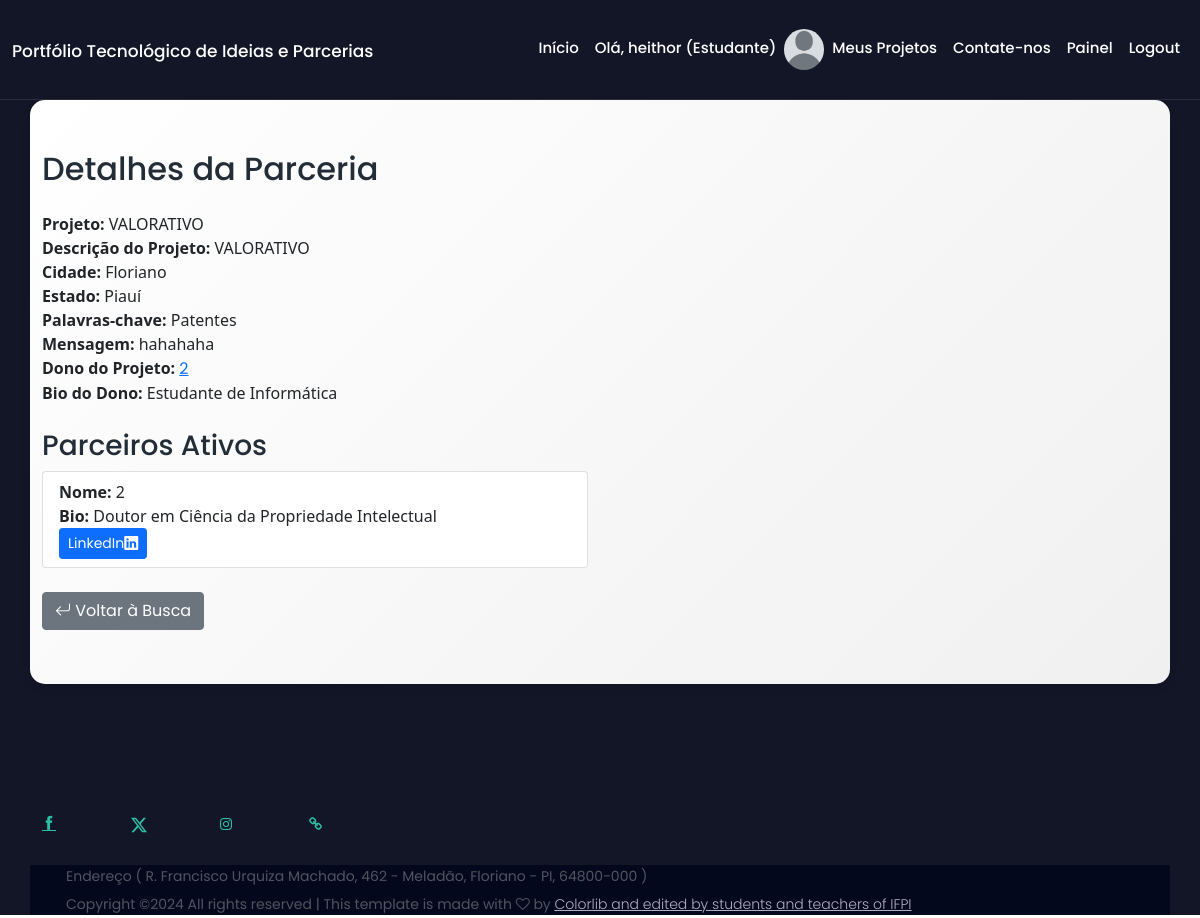
The app's page /detalhes-parceria/1/ (signed in) with its own data.
### cadastro/models.py (models this page shows, shortened)
class UserProfile(models.Model):
    USER_TYPES = (
        ('pesquisador', 'Pesquisador'),
        ('estudante', 'Estudante'),
        ('empresa', 'Empresa'),
        ('instituicao', 'Instituição'),
    )
    user = models.OneToOneField(User, on_delete=models.CASCADE)
    nome = models.CharField(max_length=300)
    user_type = models.CharField(max_length=50, choices=USER_TYPES)
    bio = models.TextField(null=True, blank=True)
    institution_name = models.CharField(max_length=255, null=True, blank=True)
    website = models.URLField(null=True, blank=True)
    linkedin = models.URLField(null=True, blank=True)
    avatar = models.ImageField(upload_to='avatars/', blank=True, null=True)

class PartnershipRequest(models.Model):
    project = models.ForeignKey(Project, on_delete=models.CASCADE, related_name='partnership_requests')
    message = models.TextField()  # Mensagem enviada pelo solicitante
    is_accepted = models.BooleanField(default=False)  # Indicador se a parceria foi aceita
    created_at = models.DateTimeField(auto_now_add=True)  # Data de criação da solicitação

class Project(models.Model):
    STAGE_CHOICES = (
        ('ideia', 'Ideia'),
        ('em_progresso', 'Em Progresso'),
        ('completo', 'Completo'),
    )
    STATUS_CHOICES = (
        ('ativo', 'Ativo'),
        ('inativo', 'Inativo'),
        ('concluido', 'Concluído'),
    )
    location_state = models.ForeignKey('Estado', on_delete=models.SET_NULL, null=True)
    location_city = models.ForeignKey('Cidade', on_delete=models.SET_NULL, null=True)
    logo = models.ImageField(upload_to='projetos_logos/', null=True, blank=True)
    needs = models.ManyToManyField('Need', related_name='projects', blank=True)
    owner = models.ForeignKey(UserProfile, on_delete=models.CASCADE, related_name='projects')
    title = models.CharField(max_length=255)
    description = models.TextField()
    stage = models.CharField(max_length=50, choices=STAGE_CHOICES)
    status = models.CharField(max_length=50, choices=STATUS_CHOICES, default='ativo')
    category = models.ForeignKey(TechnologyCategory, on_delete=models.SET_NULL, null=True)
    institution = models.CharField(max_length=255, null=True, blank=True)
    start_date = models.DateField(null=True, blank=True)
    end_date = models.DateField(null=True, blank=True)
    funding_required = models.BooleanField(default=False)
    goals = models.TextField(null=True, blank=True)
    resources_needed = models.TextField(null=True, blank=True)
    collaborators = models.ManyToManyField(UserProfile, related_name='collaborations', blank=True)
    date_created = models.DateTimeField(auto_now_add=True)
    date_updated = models.DateTimeField(auto_now=True)
    keywords = models.TextField(null=True, blank=True)

class Cidade(models.Model):
    codigo = models.BigIntegerField()
    nome = models.CharField(max_length=100)
    estado = models.ForeignKey(Estado, on_delete=models.CASCADE)
    def __str__(self):
        return self.nome

class Estado(models.Model):
    codigo_uf = models.IntegerField()
    nome = models.CharField(max_length=100)
    uf = models.CharField(max_length=2)
    regiao = models.ForeignKey(Regiao, on_delete=models.CASCADE)
    def __str__(self):
        return self.nome

class PartnerInterested(models.Model):
    partnership_request = models.ForeignKey(PartnershipRequest, on_delete=models.CASCADE, related_name='interested_partners')
    partner = models.ForeignKey(UserProfile, on_delete=models.CASCADE, related_name='partnership_requests_made')
    is_active = models.BooleanField(default=False)
    created_at = models.DateTimeField(auto_now_add=True)

### cadastro/views.py (the view)
# urls.py: path('detalhes-parceria/<int:pk>/', DetalhesParceriaView.as_view(), name='detalhes_parceria'),
class DetalhesParceriaView(DetailView):
    model = PartnershipRequest
    template_name = 'detalhes_parceria.html'
    context_object_name = 'parceria'
    def get_context_data(self, **kwargs):
        context = super().get_context_data(**kwargs)
        interessados_ativos = self.object.interested_partners.filter(is_active=True)
        context['interessados_ativos'] = interessados_ativos
        return context

### cadastro/templates/detalhes_parceria.html (shortened to what this page needs)
{% extends 'base.html' %}
{% block content %}
<div class="fancy-bg-dark section-padding-100">
    <div class="container fancy-bg-white">
        <div class="row">
            <div class="col-12 col-md-6">
                <h2 class="mb-4">Detalhes da Parceria</h2>
                <div class="mb-3">
                    <strong>Projeto:</strong> {{ parceria.project.title }}<br>
                    <strong>Descrição do Projeto:</strong> {{ parceria.project.description }}<br>
                    <strong>Cidade:</strong> {{ parceria.project.location_city }}<br>
                    <strong>Estado:</strong> {{ parceria.project.location_state }}<br>
                    <strong>Palavras-chave:</strong> {{ parceria.project.keywords }}<br>
                    <strong>Mensagem:</strong> {{ parceria.message }}<br>
                    <strong>Dono do Projeto:</strong>
                    <a href="{% url 'public_profile' parceria.project.owner.user.username %}">
                        {{ parceria.project.owner.user.userprofile.nome }}
                    </a><br>
                    <strong>Bio do Dono:</strong> {{ parceria.project.owner.user.userprofile.bio }}<br>
                </div>
                <h3 class="mt-4">Parceiros Ativos</h3>
                <ul class="list-group mb-4">
                    {% for partner in interessados_ativos %}
                        <li class="list-group-item">
                            <strong>Nome:</strong> {{ partner.partner.nome }}<br>
                            <strong>Bio:</strong> {{ partner.partner.bio }}<br>
                            <a href="{{ partner.partner.linkedin }}" target="_blank" class="btn btn-primary btn-sm">
                                LinkedIn<i class="bi bi-linkedin"></i></a>
                        </li>
                    {% empty %}
                        <li class="list-group-item text-center">Nenhum parceiro ativo no momento.</li>
                    {% endfor %}
                </ul>
                <a href="{% url 'buscar_parcerias' %}" class="btn btn-secondary mb-1"><i class="bi bi-arrow-return-left"></i>
                     Voltar à Busca</a>
            </div>
        </div>
    </div>
</div>
{% endblock %}

### cadastro/templates/base.html (shortened to what this page needs)
<!DOCTYPE html>
<html lang="pt-br">
<head>
    {% load static %}
    <link rel="stylesheet" href="{%static 'style.css'%}">
    <link rel="stylesheet" href="https://cdnjs.cloudflare.com/ajax/libs/bootstrap-icons/1.5.0/font/bootstrap-icons.min.css">
    <link href="https://cdn.jsdelivr.net/npm/bootstrap@5.0.2/dist/css/bootstrap.min.css" rel="stylesheet"
>
    <link rel="stylesheet" href="{%static 'css/responsive/responsive.css'%}">
</head>
<body>
    <header class="header_area" id="header">
    <div class="container-fluid h-100">
        <div class="row h-100">
            <div class="col-12 h-100">
                <nav class="h-100 navbar navbar-expand-lg align-items-center">
                    <a class="navbar-brand" href="{% url 'home' %}">Portfólio Tecnológico de Ideias e Parcerias</a>
                    <div class="collapse navbar-collapse" id="fancyNav">
                        <ul class="navbar-nav ml-auto">
                            <li class="nav-item active">
                                <a class="nav-link" href="{% url 'home' %}">Início<span class="sr-only">(current)</span></a>
                            </li>
                            {% if user.is_authenticated %}
                                <li class="nav-item">
                                    <a class="nav-link" href="{% url 'user-profile' user.username %}">
                                        Olá, {{ user.username }} ({{ user.userprofile.user_type|capfirst }})
                                    </a>
                                </li>
                                <li class="nav-item">
                                    {% if user.userprofile.avatar %}
                                        <img src="{{ user.userprofile.avatar.url }}" alt="Foto de {{ user.username }}" class="rounded-circle" width="40" height="40">
                                    {% else %}
                                    <img src="{% static 'img/avatar.png' %}" alt="Sem foto" class="rounded-circle" width="40" height="40">
                                    {% endif %}
                                </li>
                                <li class="nav-item">
                                    <a class="nav-link" href="{% url 'project-list' %}">Meus Projetos</a>
                                </li>
                            {% endif %}
                                <li class="nav-item">
                                    <a class="nav-link" href="{% url 'contact' %}">Contate-nos</a>
                                </li>
                            {% if user.is_authenticated %}
                                <li class="nav-item">
                                        <a class="nav-link" href="{% url 'dashboard' %}">Painel</a>
                                    </li>
                                <li class="nav-item">
                                    <a class="nav-link" href="{% url 'logout' %}">Logout</a>
                                </li>
                            {% endif %}
                        </ul>
                    </div>
                </nav>
            </div>
        </div>
    </div>
</header>
{% block content %}
    {% endblock %}
                    <footer class="fancy-footer-area fancy-bg-dark">
                        <div class="footer-content section-padding-50   -50">
                            <div class="container">
                                <div class="row">
                                    <div class="col-12 col-sm-6 col-lg-4">
                                        <div class="single-footer-widget">
                                            <div class="footer-social-widegt d-flex align-items-center">
                                                    <a href="https://www.facebook.com/ifpiaui/">
                                                    <i class="ti-facebook"></i>
                                                    </a>
                                                    <a href="https://twitter.com/ifpiaui">
                                                    <svg xmlns="http://www.w3.org/2000/svg" width="16" height="16" fill="currentColor" class="bi bi-twitter-x" viewBox="0 0 16 16">
  <path d="M12.6.75h2.454l-5.36 6.142L16 15.25h-4.937l-3.867-5.07-4.425 5.07H.316l5.733-6.57L0 .75h5.063l3.495 4.633L12.601.75Zm-.86 13.028h1.36L4.323 2.145H2.865z"/>
</svg>
                                                    </a>
                                                    <a href="https://www.instagram.com/ifpiaui/">
                                                    <i class="fa fa-instagram"></i>
                                                	</a>
                                                    <a href="https://www.ifpi.edu.br/">
                                                    <i class="fa fa-link"></i>
                                                </a>
                                            </div>
                                        </div>
                                    </div>
        <div class="footer-copywrite-area">
            <div class="container h-100">
                <div class="row h-100">
                    <div class="col-12 h-100">
                        <div class="copywrite-content h-100 d-flex align-items-center justify-content-between">
                            <div class="copywrite-text">
                                <p>Endereço ( R. Francisco Urquiza Machado, 462 - Meladão, Floriano - PI, 64800-000 )</p>
                                <p>
                                    Copyright &copy;<script>document.write(new Date().getFullYear());</script> All rights reserved | This template is made with <i class="fa fa-heart-o" aria-hidden="true"></i> by <a href="https://colorlib.com" target="_blank">Colorlib and edited by students and teachers of IFPI</a>
                                    </p>
                            </div>
                        </div>
                    </div>
                </div>
            </div>
        </div>
    </div>
</div>
</div>
    </footer>
</body>
</html>

### cadastro/static/style.css (style rules this page uses)
*, ul, li { margin: 0; padding: 0; }
body { font-family: 'Poppins', sans-serif; position: relative; z-index: auto; }
h1, h2, h3, h4, h5, h6 { font-family: 'Poppins', sans-serif; font-weight: 500; color: #232d37; line-height: 1.25; }
p { font-family: 'Poppins', sans-serif; color: #51545f; font-size: 14px; line-height: 2; font-weight: 400; }
img { max-width: 100%; height: auto; }
a, a:hover, a:focus, a:active { font-family: 'Poppins', sans-serif; text-decoration: none; transition-duration: 0ms; outline: none; }
li { list-style: none; }
.section-padding-100 { padding-top: 100px; padding-bottom: 100px; }
.fancy-bg-dark { background-color: #131627!important; }
.fancy-bg-white { background: linear-gradient(135deg, #ffffff, #f0f0f0); padding: 50px; border-radius: 15px; box-shadow: 0 4px 8px rgba(0, 0, 0, 0.1); }
.header_area { background-color: transparent; position: fixed; width: 100%; z-index: 90; height: 100px; top: 0; left: 0; padding: 0 0; border-bottom: 1px solid rgba(255, 255, 255, 0.1); -webkit-transition-duration: 500ms; transition-duration: 500ms; }
.header_area .navbar-brand { padding: 0; margin-top: 5px; font-size: 17px; color: #fff; font-weight: 500; }
.header_area .navbar { padding: 0; }
.navbar-expand-lg .navbar-nav .nav-link { padding-right: 5px; padding-left: 5px; color: #fff; font-size: 15px; font-weight: 500; }
.single-footer-widget { margin-bottom: 30px; }
.footer-social-widegt { margin-top: 30px; }
.footer-social-widegt > a { color: #2bc0a4; font-size: 14px; -webkit-box-flex: 1; -ms-flex: 1; flex: 1; }
.footer-copywrite-area { background-color: #04081d; height: 50px; }
.copywrite-text p { margin: 0; }
.copywrite-text p > a { font-weight: 300; color: #b5aec4; }

### records on screen
PartnershipRequest: project "VALORATIVO", project.description "VALORATIVO", project.location_city "Floriano", project.location_state "Piauí", project.keywords "Patentes", message "hahahaha", project.owner.user.userprofile.nome "2", project.owner.user.userprofile.bio "Estudante de Informática"
PartnerInterested: partner.nome "2", partner.bio "Doutor em Ciência da Propriedade Intelectual"

### other values on screen
{{ user.username }} "heithor"
{{ user.userprofile.user_type|capfirst }} "Estudante"
